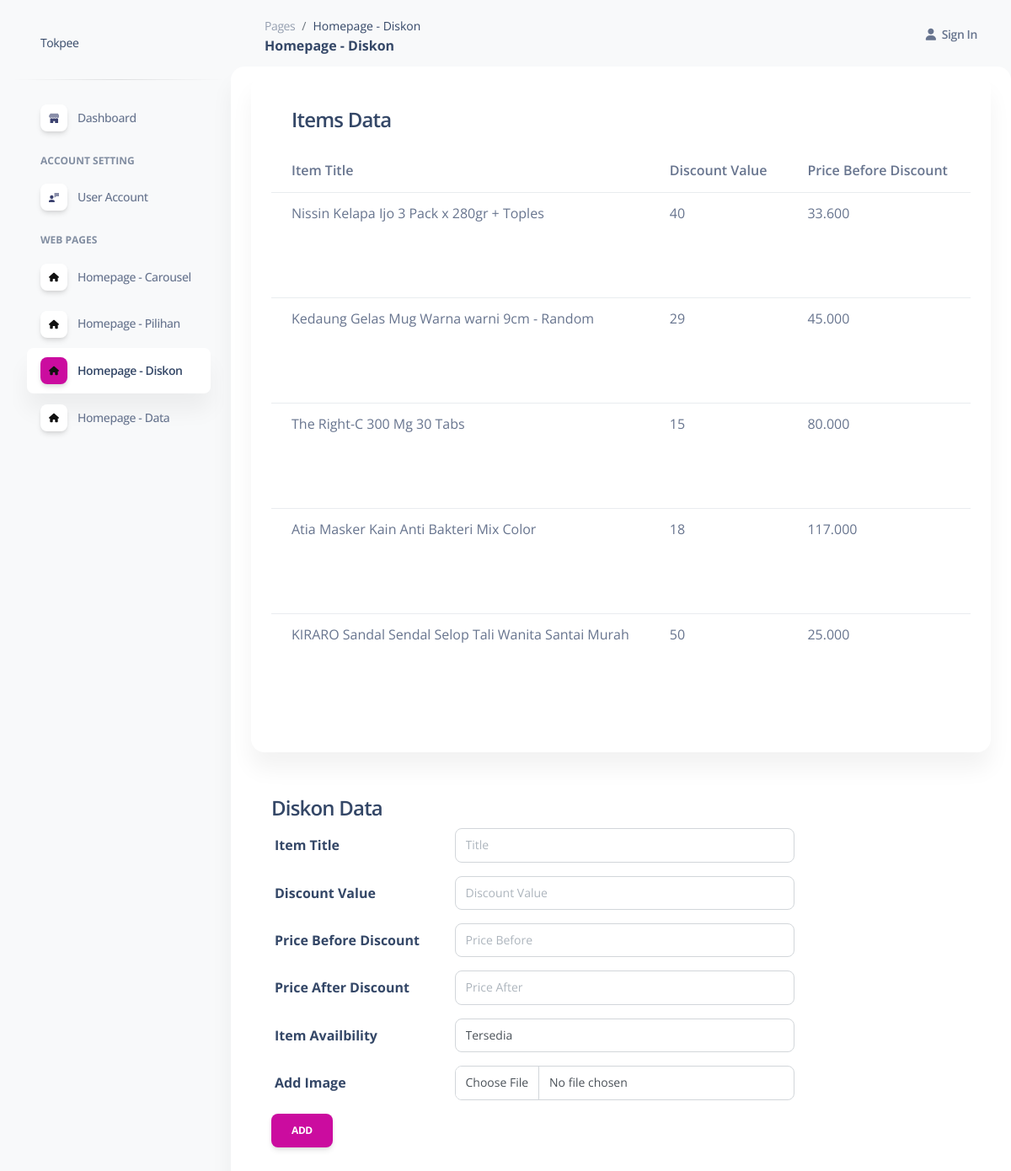
The app's page /Admin/pages/homepageKejarDiskon.php with its own data.
### tables this page shows
CREATE TABLE `tbl_admin_diskon` (
  `item_id` int(11) NOT NULL,
  `item_title` varchar(225) DEFAULT NULL,
  `discount_value` varchar(225) DEFAULT NULL,
  `price_before` varchar(225) DEFAULT NULL,
  `price_after` varchar(225) DEFAULT NULL,
  `availbility` varchar(225) DEFAULT NULL,
  `item_image` varchar(225) DEFAULT NULL,
  `item_value` varchar(225) NOT NULL
);

### Admin/pages/homepageKejarDiskon.php (the view, shortened to what this page needs)
<!DOCTYPE html>
<html lang="en">
<head>
  <?php
    require_once('../Layout/head.php');
    require_once('../php/connection.php');
  ?>
</head>
<body class="g-sidenav-show  bg-gray-100">
    <aside class="sidenav navbar navbar-vertical navbar-expand-xs border-0 border-radius-xl my-3 fixed-start ms-3 " id="sidenav-main">
      <div class="sidenav-header">
          <a class="navbar-brand m-0" href="dashboard.php">
          <span class="ont-weight-bold">Tokpee</span>
          </a>
      </div>
      <hr class="horizontal dark mt-0">
      <div class="collapse navbar-collapse  w-auto  max-height-vh-100 h-100" id="sidenav-collapse-main">
          <ul class="navbar-nav">
            <li class="nav-item">
                <a class="nav-link " href="dashboard.php">
                <div class="icon icon-shape icon-sm shadow border-radius-md bg-white text-center me-2 d-flex align-items-center justify-content-center">
                </div>
                <span class="nav-link-text ms-1">Dashboard</span>
                </a>
            </li>
            <li class="nav-item mt-3">
                <h6 class="ps-4 ms-2 text-uppercase text-xs font-weight-bolder opacity-6">Account Setting</h6>
            </li>
            <li class="nav-item">
                <a class="nav-link" href="user.php">
                <div class="icon icon-shape icon-sm shadow border-radius-md bg-white text-center me-2 d-flex align-items-center justify-content-center">
                </div>
                <span class="nav-link-text ms-1">User Account</span>
                </a>
            </li>
            <li class="nav-item mt-3">
                <h6 class="ps-4 ms-2 text-uppercase text-xs font-weight-bolder opacity-6">Web pages</h6>
            </li>
            <li class="nav-item">
                <a class="nav-link" href="HomepageCarousel.php">
                <div class="icon icon-shape icon-sm shadow border-radius-md bg-white text-center me-2 d-flex align-items-center justify-content-center">
                </div>
                <span class="nav-link-text ms-1">Homepage - Carousel</span>
                </a>
            </li>
            <li class="nav-item">
                <a class="nav-link  " href="HomepagePilihan.php">
                <div class="icon icon-shape icon-sm shadow border-radius-md bg-white text-center me-2 d-flex align-items-center justify-content-center">
                </div>
                <span class="nav-link-text ms-1">Homepage - Pilihan</span>
                </a>
            </li>
            <li class="nav-item">
                <a class="nav-link active" href="HomepageKejarDiskon.php">
                <div class="icon icon-shape icon-sm shadow border-radius-md bg-white text-center me-2 d-flex align-items-center justify-content-center">
                </div>
                <span class="nav-link-text ms-1">Homepage - Diskon</span>
                </a>
            </li>
            <li class="nav-item">
                <a class="nav-link" href="HomepageData.php">
                <div class="icon icon-shape icon-sm shadow border-radius-md bg-white text-center me-2 d-flex align-items-center justify-content-center">
                </div>
                <span class="nav-link-text ms-1">Homepage - Data</span>
                </a>
            </li>
          </ul>
      </div>
    </aside>
  <main class="main-content position-relative max-height-vh-100 h-100 mt-1 border-radius-lg ">
    <nav class="navbar navbar-main navbar-expand-lg px-0 mx-4 shadow-none border-radius-xl" id="navbarBlur" navbar-scroll="true">
      <div class="container-fluid py-1 px-3">
      <nav aria-label="breadcrumb">
          <ol class="breadcrumb bg-transparent mb-0 pb-0 pt-1 px-0 me-sm-6 me-5">
          <li class="breadcrumb-item text-sm"><a class="opacity-5 text-dark" href="javascript:;">Pages</a></li>
          <li class="breadcrumb-item text-sm text-dark active" aria-current="page">Homepage - Diskon</li>
          </ol>
          <h6 class="font-weight-bolder mb-0">Homepage - Diskon</h6>
      </nav>
      <div class="collapse navbar-collapse mt-sm-0 mt-2 me-md-0 me-sm-4" id="navbar">
          <ul class="navbar-nav  justify-content-end">
          <li class="nav-item d-flex align-items-center">
              <a href="sign-in.php" class="nav-link text-body font-weight-bold px-0">
              <i class="fa fa-user me-sm-1"></i>
              <span class="d-sm-inline d-none">
                  <?php
                    if (isset($_SESSION['loggedIn']) && $_SESSION['loggedIn'] === true) {
                      echo $_SESSION['admin_username'];
                    }
                    else{
                      echo "Sign In";
                    }
                  ?>
              </span>
              </a>
          </li>
          </ul>
      </div>
      </div>
    </nav>
    <div class="container-scroller">
      <div class="main-panel">
        <div class="content-wrapper">
          <div class="card" style="padding:10px 24px;">
            <div class="card" style="box-sizing:border-box">
              <div class="card-body">
                <h4 class="card-title" style="padding:12px 24px;">Items Data</h4>
                    <div class="table-responsive table-wrapper"  >
                        <table class="table display" id="table">
                        <thead>
                            <tr>
                            <th>Item Title</th>
                            <th>Discount Value</th>
                            <th>Price Before Discount</th>
                            <th>Price After Discount</th>
                            </tr>
                        </thead>
                        <tbody>
                            <?php
                                $result = $conn->query("SELECT * FROM tbl_admin_diskon");
                                while($row = $result->fetch_assoc()) {
                                    $title = $row['item_title'];
                                    $dsc = $row['discount_value'];
                                    $before = $row['price_before'];
                                    $after = $row['price_after'];
                                    echo '<tr>';
                                    echo "<td style='padding:12px 24px;'>{$title}</td>";
                                    echo "<td style='padding:12px 24px;'>{$dsc}</td>";
                                    echo "<td style='padding:12px 24px;'>{$before}</td>";
                                    echo "<td style='padding:12px 24px;'>{$after}</td>";
                                    ?>
                                    </tr>
                                    <?php
                                }
                            ?>
                        </tbody>
                        </table>
                    </div>
                </div>
            </div>
            <br>
              <?php
              if (isset($_POST['submitEdit'])) {
                  $id = $_POST['id'];
                  $title = $_POST['title'];
                  $value = $_POST['discountValue'];
                  $priceBefore = $_POST['priceBefore'];
                  $priceAfter = $_POST['priceAfter'];
                  $avail = $_POST['availability'];
                  $image = $_FILES['itemImage'];
                  $pict = uploadImage('DataImage', $image);
                  updateItem($id, $title, $value, $priceBefore, $priceAfter, $avail, $pict);
              }
                else{
                    ?>
                    <div class="card-body" >
                        <h4 class="card-title">Diskon Data</h4>
                        <form class="forms-sample" method="post" enctype="multipart/form-data">
                            <div class="form-group row">
                                <label for="itemTitle" class="col-sm-3 col-form-label">Item Title</label>
                                <div class="col-sm-6">
                                    <input type="text" required name="title" class="form-control" id="itemTitle" placeholder="Title">
                                </div>
                            </div>
                            <div class="form-group row">
                                <label for="discountValue" class="col-sm-3 col-form-label">Discount Value</label>
                                <div class="col-sm-6">
                                    <input type="text" required name="discountValue" class="form-control" id="discountValue" placeholder="Discount Value">
                                </div>
                            </div>
                            <div class="form-group row">
                                <label for="itemPrice" class="col-sm-3 col-form-label">Price Before Discount</label>
                                <div class="col-sm-6">
                                    <input type="text" required name="priceBefore"  class="form-control" id="itemPrice" placeholder="Price Before">
                                </div>
                            </div>
                            <div class="form-group row">
                                <label for="itemPrice" class="col-sm-3 col-form-label">Price After Discount</label>
                                <div class="col-sm-6">
                                    <input type="text" required name="priceAfter"  class="form-control" id="itemPrice" placeholder="Price After">
                                </div>
                            </div>
                            <div class="form-group row">
                                <label for="itemPrice" class="col-sm-3 col-form-label">Item Availbility</label>
                                <div class="col-sm-6">
                                    <select name="availbility" class="form-control" required>
                                        <option value="Tersedia">Tersedia</option>
                                    </select>
                                </div>
                            </div>
                            <div class="form-group row">
                            <label for="itemImage" class="col-sm-3 col-form-label">Add Image</label>
                            <div class="col-sm-6">
                                <input type="file" accept="image/*" name="itemImage" class="form-control" id="itemImage" required>
                            </div>
                            </div>
                            <input type="submit" class="btn btn-primary mr-2" name="submitAdd" value="Add">
                        </form>
                    </div>
                    <?php
                }
            ?>
          </div>
          <br>
      </div>
    </div>
  </main>
</body>
</html>

### Admin/assets/css/nucleo-svg.css (style rules this page uses)
.icon { display: inline-block; color: #111111; height: 1em; width: 1em; }
.icon-sm { height: 0.8em; width: 0.8em; }
.icon { fill: currentColor; stroke: none; }

### records on screen
tbl_admin_diskon: item_title "Nissin Kelapa Ijo 3 Pack x 280gr + Toples", discount_value "40", price_before "33.600"
tbl_admin_diskon: item_title "Kedaung Gelas Mug Warna warni 9cm - Random", discount_value "29", price_before "45.000"
tbl_admin_diskon: item_title "The Right-C 300 Mg 30 Tabs", discount_value "15", price_before "80.000"
tbl_admin_diskon: item_title "Atia Masker Kain Anti Bakteri Mix Color", discount_value "18", price_before "117.000"
tbl_admin_diskon: item_title "KIRARO Sandal Sendal Selop Tali Wanita Santai Murah", discount_value "50", price_before "25.000"
